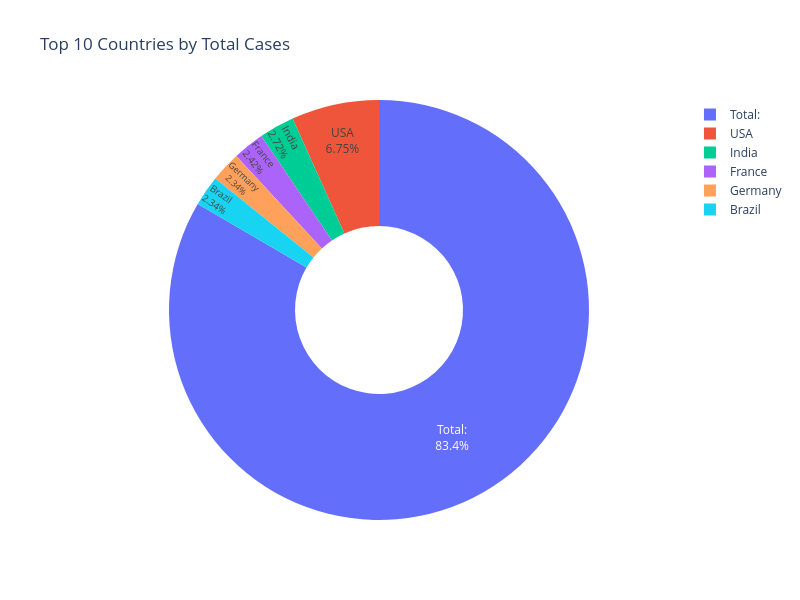

The code cell stored with this chart in its notebook:
### Markdown cell above
## 14. Top 10 Countries by Total Cases — Pie Chart

### Code cell
plot_pie_plotly(
    top_cases, "Country,Other", "TotalCases",
    "Top 10 Countries by Total Cases", "top10_cases_pie.png",
)

### Figure 1 — Plotly figure (JSON) as saved in the notebook; plotly's stock layout.template omitted (floating-point values rounded to 4 significant figures)
{"data": [{"domain": {"x": [0, 1], "y": [0, 1]}, "hole": 0.4, "hovertemplate": "Country,Other=%{label}<br>TotalCases=%{value}<extra></extra>", "labels": ["Total:", "Total:", "Total:", "Total:", "USA", "Total:", "India", "France", "Germany", "Brazil"], "legendgroup": "", "name": "", "showlegend": true, "textinfo": "percent+label", "textposition": "inside", "type": "pie", "values": [704753890, 253406198, 221500265, 131889132, 111820082, 70200879, 45035393, 40138560, 38828995, 38743918]}], "layout": {"height": 600, "legend": {"tracegroupgap": 0}, "title": {"text": "Top 10 Countries by Total Cases"}, "width": 800}}
